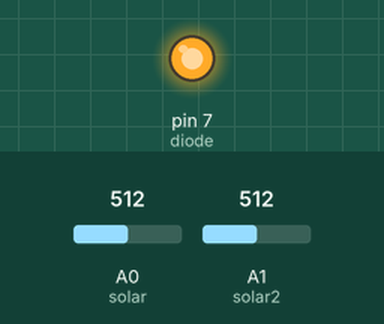
The sketch below on a simulated Arduino Uno, built with avr-gcc and run on an emulated ATmega328P. On the bench: output pins drawn as LEDs (lit = HIGH). The test bench sets the inputs (shaded band); at power-on: A0 (solar) = 512, A1 (solar2) = 512. What the sketch prints to the serial monitor is not drawn.

Above: at 0.1 s.
Timing chart, 0 to 1.6 s (numbered marks = the images above):
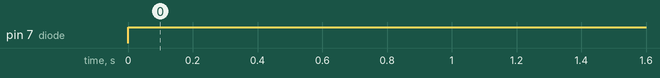

The sketch:

doubleSolar_ino.ino
```cpp
int solar = A0;
int solar2 = A1;

int diode = 7;

int lastDiff = 0;

int THRESHHOLD = 30;


int now = micros()*62.5;
int numbers[100] {0};
int iterator = 0;


void setup(){

 Serial.begin(9600);
 pinMode(solar, INPUT);
  pinMode(solar2, INPUT);
  pinMode(diode, OUTPUT);
}

void loop(){
  digitalWrite(diode, HIGH);
  int diff = analogRead(solar) - analogRead(solar2);
  //Serial.println(diff);
  if(diff-lastDiff > THRESHHOLD | diff-lastDiff < -THRESHHOLD) {
     //Serial.println("laser on");
     lastDiff = 0;
  } else {
    lastDiff = diff;
  }


    int eben = now;
   now = micros()*62.5;
   int difference = now - eben;
   if ( iterator < 100  ) {
   numbers[iterator] = difference;
   iterator++;
   }
     if(iterator == 99 ) {
       for (int i=0; i<100; i++) {
         Serial.print(numbers[i]);
         Serial.print("  , ");
       }
     Serial.println("  , ");
     iterator = 0;
     now = micros()*62.5;
   }


 //delay(250);
}
```

Measured:
- by itself, pin 7 (diode): LOW → HIGH at 0.00 s
